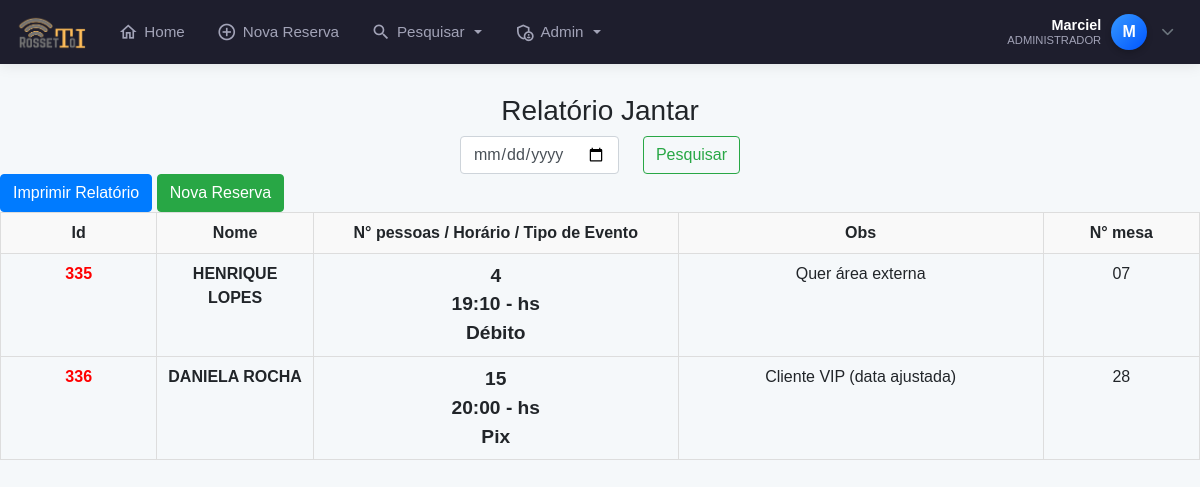
The app's page /pesquisa_diaria_jantar.php (signed in) with its own data.
### tables this page shows
CREATE TABLE `clientes` (
  `id` int(11) NOT NULL AUTO_INCREMENT,
  `nome` varchar(100) NOT NULL,
  `data` date NOT NULL,
  `num_pessoas` int(11) NOT NULL,
  `horario` time NOT NULL,
  `telefone` varchar(255) DEFAULT NULL,
  `telefone2` varchar(255) DEFAULT NULL,
  `tipo_evento` varchar(50) NOT NULL,
  `forma_pagamento` varchar(50) NOT NULL,
  `valor_rodizio` int(11) DEFAULT NULL,
  `num_mesa` varchar(255) DEFAULT NULL,
  `observacoes` varchar(300) NOT NULL,
  `obsCliente` varchar(255) DEFAULT NULL,
  `data_emissao` datetime NOT NULL DEFAULT current_timestamp(),
  `status` tinyint(1) DEFAULT 1,
  `confirmado` tinyint(1) DEFAULT 0,
  `usuario_id` int(11) DEFAULT NULL,
  `motivo_cancelamento` varchar(255) DEFAULT NULL,
  PRIMARY KEY (`id`)
);

### pesquisa_diaria_jantar.php (the view, shortened to what this page needs)
<?php
require 'config.php';
require 'cabecalho.php';
?>
<!DOCTYPE html>
<html>
<head>
</head>
<body>
<div class="container-fluid">
    <br>
    <div class="container-fluid">
        <h3 class="text-center">Relatório Jantar</h3>
        <form method="POST" class="form-inline row justify-content-center">
            <input class="form-control mr-sm-4" name="filtro" required type="date">
            <button class="btn btn-outline-success my-2 my-sm-0" type="submit">Pesquisar</button>
        </form>
    </div>
</div>
<?php
$filtro = isset($_POST['filtro']) ? $_POST['filtro'] : "";
?>
<button class="btn btn-primary" onclick="printTable()">Imprimir Relatório</button>    <a href="adicionar_reserva.php" class="btn btn-success">
            <ion-icon name="add-circle-outline"></ion-icon> Nova Reserva
        </a>
<br>
<div id="printableTable" class="table-responsive">
    <table class="table">
        <tr class="header">
            <th class="id-column">Id</th>
            <th class="nome-column">Nome</th>
            <th class="combined-column">N° pessoas / Horário / Tipo de Evento</th>
            <th class="obs-column">Obs</th>
            <th class="mesa-column">N° mesa</th>
        </tr>
        <?php
        $sql = "SELECT * FROM clientes WHERE data = '$filtro' AND horario BETWEEN '18:00:00' AND '23:59:00' AND status = 1 ORDER BY `data` ASC";
        $sql = $pdo->query($sql);
        if ($sql->rowCount() > 0) {
            foreach ($sql->fetchAll() as $clientes) {
                $horarioFormatado = date('H:i', strtotime($clientes['horario']));
                $corId = ($clientes['confirmado'] == 1) ? 'green' : 'red';
                echo '<tr>';
                echo '<td class="id-column" style="font-weight: bold; color: ' . $corId . ';">' . $clientes['id'] . '</td>';
                echo '<td class="nome-column"><strong>' . strtoupper($clientes['nome']) . '</strong></td>';
                echo '<td class="combined-column"><strong style="font-size: 1.2em;">' . $clientes['num_pessoas'] . '<br>' . $horarioFormatado . ' - hs' . '<br>' . $clientes['forma_pagamento'] . '<strong><br></td>';
                echo '<td class="obs-column">' . htmlspecialchars($clientes['observacoes'], ENT_QUOTES, 'UTF-8') . '</td>';
                echo '<td class="mesa-column">' . $clientes['num_mesa'] . '</td>';
                echo '</tr>';
            }
        }
        ?>
    </table>
</div>
</body>
</html>

### cabecalho.php (shortened to what this page needs)
<?php
require 'config.php';
$nome_usuario = "Visitante";
$status = null;
$letra_avatar = "U";
if (isset($_SESSION['mmnlogin'])) {
    $user_id = $_SESSION['mmnlogin'];
    try {
        $sql = $pdo->prepare("SELECT nome, status, email FROM login WHERE id = :id");
        $sql->bindValue(':id', $user_id);
        $sql->execute();
        if ($sql->rowCount() > 0) {
            $usuario = $sql->fetch(PDO::FETCH_ASSOC);
            $nome_completo = ucwords(strtolower($usuario['nome']));
            $partes_nome = explode(' ', $nome_completo);
            $nome_usuario = $partes_nome[0];
            $status = $usuario['status'];
            $letra_avatar = strtoupper(substr($nome_usuario, 0, 1));
        }
    } catch (PDOException $e) {
    }
}
?>
<!DOCTYPE html>
<html lang="pt-br">
<head>
    <link rel="stylesheet" href="https://cdn.jsdelivr.net/npm/bootstrap@4.6.2/dist/css/bootstrap.min.css">
    <link rel="stylesheet" href="https://cdnjs.cloudflare.com/ajax/libs/font-awesome/6.5.0/css/all.min.css">
</head>
<body>
<nav class="navbar navbar-expand-lg navbar-dark fixed-top navbar-custom">
    <a class="navbar-brand mr-auto" href="index.php">
        <img src="./rossetto28.png" alt="Logo">
    </a>
    <div class="collapse navbar-collapse" id="menuPrincipal">
        <ul class="navbar-nav mr-auto ml-3">
            <li class="nav-item">
                <a class="nav-link" href="index.php">
                    <i class="material-icons-outlined">home</i> Home
                </a>
            </li>
            <li class="nav-item">
                <a class="nav-link" href="adicionar_reserva.php">
                    <i class="material-icons-outlined">add_circle_outline</i> Nova Reserva
                </a>
            </li>
            <li class="nav-item dropdown">
                <a class="nav-link dropdown-toggle" href="#" id="dropPesquisa" data-toggle="dropdown" aria-haspopup="true" aria-expanded="false">
                    <i class="material-icons-outlined">search</i> Pesquisar
                </a>
            </li>
            <?php if ($status == 1): ?>
            <li class="nav-item dropdown">
                <a class="nav-link dropdown-toggle" href="#" id="dropAdmin" data-toggle="dropdown" aria-haspopup="true" aria-expanded="false">
                    <i class="material-icons-outlined">admin_panel_settings</i> Admin
                </a>
            </li>
            <?php endif; ?>
        </ul>
        <ul class="navbar-nav d-none d-lg-flex align-items-center">
            <li class="nav-item dropdown">
                <div class="user-profile-widget" data-toggle="dropdown" aria-haspopup="true" aria-expanded="false">
                    <div class="user-info text-right">
                        <span class="user-name"><?= htmlspecialchars($nome_usuario) ?></span>
                        <span class="user-role"><?= ($status == 1) ? 'Administrador' : 'Colaborador' ?></span>
                    </div>
                    <div class="user-avatar">
                        <?= $letra_avatar ?>
                    </div>
                    <i class="fas fa-chevron-down text-muted ml-1" style="font-size: 0.8rem;"></i>
                </div>
            </li>
        </ul>
    </div>
</nav>
</body>
</html>

### cabecalho.php (style rules this page uses)
:root { --primary-bg: #1e1e2d; --active-color: #3699ff; --text-color: #a2a3b7; --text-hover: #ffffff; }
body { padding-top: 70px; background-color: #f5f8fa; }
.navbar-custom { background-color: var(--primary-bg); box-shadow: 0 0 15px rgba(0,0,0,0.1); padding: 0.5rem 1rem; }
.navbar-brand img { height: 35px; transition: transform 0.2s; }
.navbar-dark .navbar-nav .nav-link { color: var(--text-color); font-weight: 500; font-size: 0.95rem; display: flex; align-items: center; gap: 6px; padding: 0.8rem 1rem; border-radius: 6px; transition: all 0.2s ease; }
.material-icons-outlined { font-size: 20px; }
.user-profile-widget { cursor: pointer; padding: 5px 10px; border-radius: 50px; transition: background 0.2s; display: flex; align-items: center; gap: 10px; }
.user-avatar { width: 36px; height: 36px; background: linear-gradient(135deg, #3699ff, #0055ff); color: white; border-radius: 50%; display: flex; align-items: center; justify-content: center; font-weight: 700; font-size: 16px; box-shadow: 0 3px 6px rgba(0,0,0,0.2); }
.user-info { display: flex; flex-direction: column; line-height: 1.1; }
.user-name { color: white; font-weight: 600; font-size: 0.9rem; }
.user-role { color: var(--text-color); font-size: 0.7rem; text-transform: uppercase; }

### pesquisa_diaria_jantar.php (style rules this page uses)
body { font-family: Arial, sans-serif; }
.table { width: 100%; border-collapse: collapse; table-layout: fixed; }
.table th, .table td { padding: 8px; border: 1px solid #ddd; text-align: center; }
.header { background-color: #f9f9f9; font-weight: bold; }
.id-column, .nome-column, .mesa-column { width: 15%; }
.combined-column { width: 35%; }
.obs-column { width: 35%; }

### records on screen
clientes: id "335", nome "HENRIQUE LOPES", num_pessoas "4", horario "19:10", forma_pagamento "Débito", observacoes "Quer área externa", num_mesa "07"
clientes: id "336", nome "DANIELA ROCHA", num_pessoas "15", horario "20:00", forma_pagamento "Pix", observacoes "Cliente VIP (data ajustada)", num_mesa "28"

### other values on screen
$nome_usuario "Marciel"
$letra_avatar "M"
